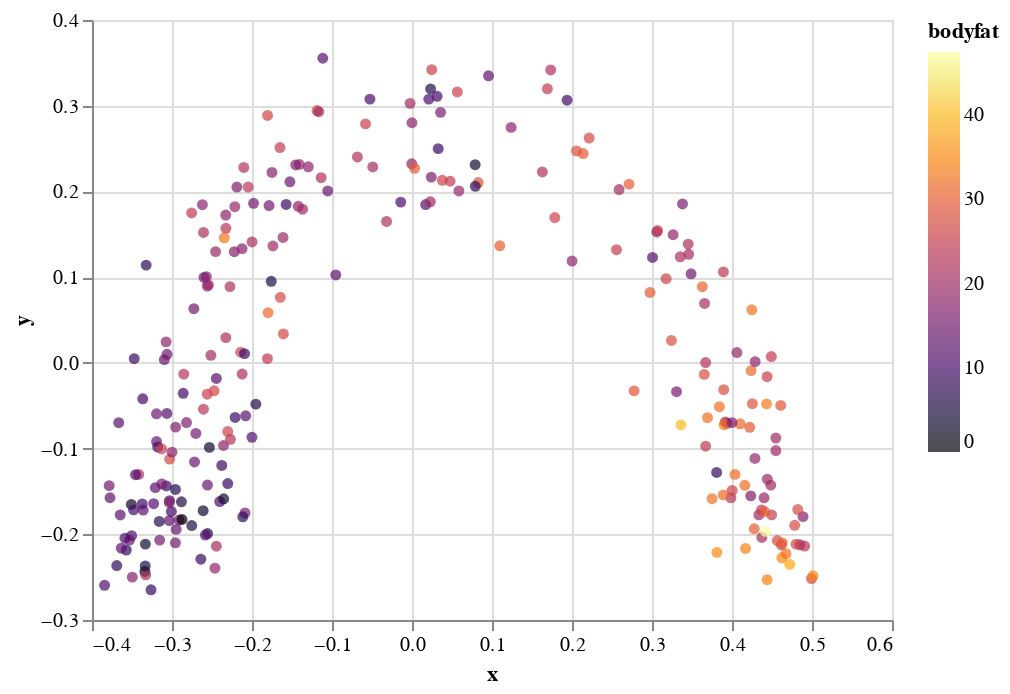

Here is the notebook cell this chart was saved with:
### Markdown cell above
##### Markov Dissemination Process Kernel

### Code cell
MDP_kernel = RandomMDPKernel(bodyfat)
MDP_kernel_matrix = MDP_kernel.kernel_matrix(200)

X_kpca = (
            KernelPCA(
                2, kernel="precomputed"
                )
            .fit_transform(MDP_kernel_matrix)
        )

MDP_kernel_bodyfat_df = pd.DataFrame({
    'x': X_kpca[:, 0],
    'y': X_kpca[:, 1],
    'bodyfat': bodyfat.iloc[:, 0].to_numpy(dtype=np.float32)
})

MDP_kernel_bodyfat_chart = alt.Chart(MDP_kernel_bodyfat_df).mark_circle().encode(
    x='x:Q',
    y='y:Q',
    color=alt.Color('bodyfat:Q', scale=alt.Scale(scheme='inferno'))
)

display(MDP_kernel_bodyfat_chart)

### Figure 1 — Vega-Lite specification as saved in the notebook (floating-point values rounded to 4 significant figures; data arrays with more than 128 entries replaced by an {"elided": "..."} marker saying what was removed)
{"config": {"view": {"continuousWidth": 400, "continuousHeight": 300}}, "data": {"name": "data-e4d2ffd10a4724cb1c55b9910bb40b87"}, "mark": "circle", "encoding": {"color": {"type": "quantitative", "field": "bodyfat", "scale": {"scheme": "inferno"}}, "x": {"type": "quantitative", "field": "x"}, "y": {"type": "quantitative", "field": "y"}}, "$schema": "https://vega.github.io/schema/vega-lite/v4.8.1.json", "datasets": {"data-e4d2ffd10a4724cb1c55b9910bb40b87": {"elided": "252 records"}}}
